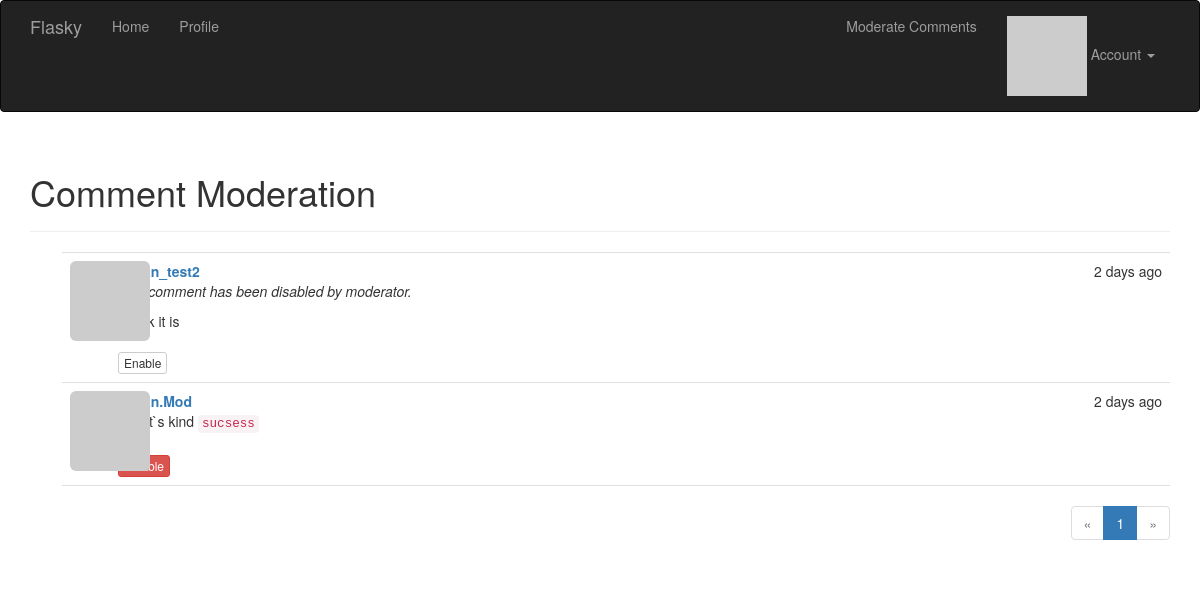
Page /moderate (signed in) on the earlier database version.
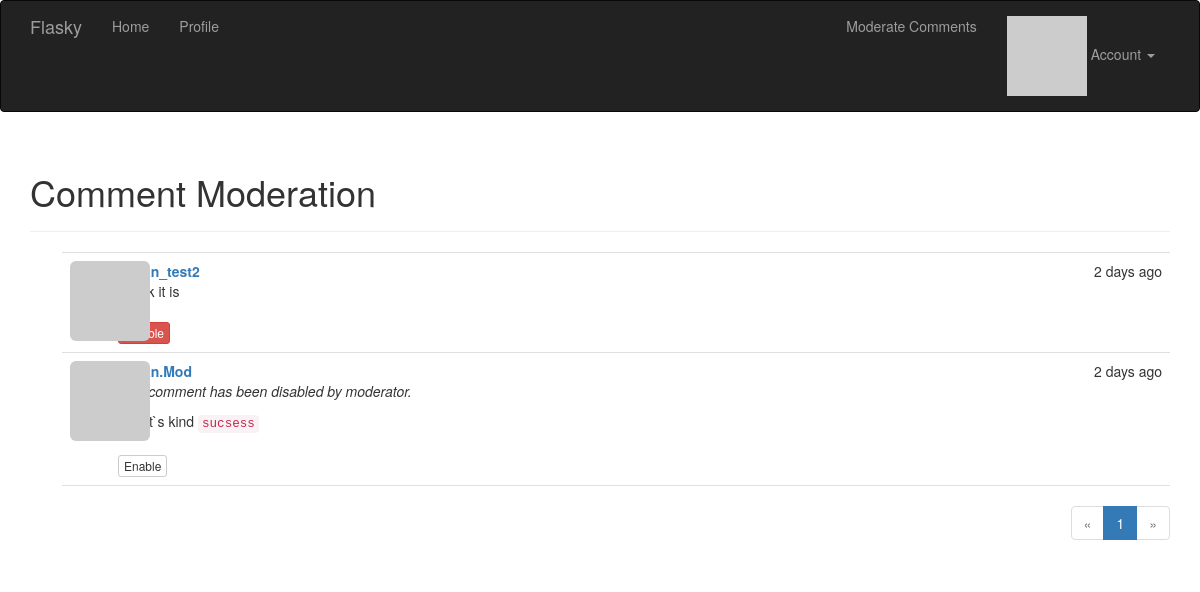
Same page on the later database version.
### app/models.py (models this page shows, shortened)
class Comment(db.Model):
	__tablename__ = 'comments'
	id = db.Column(db.Integer, primary_key=True)
	body = db.Column(db.Text)
	body_html = db.Column(db.Text)
	timestamp = db.Column(db.DateTime, index = True, default = datetime.utcnow)
	disabled = db.Column(db.Boolean)
	author_id = db.Column(db.Integer, db.ForeignKey('users.id'))
	post_id = db.Column(db.Integer, db.ForeignKey('posts.id'))

class User(UserMixin,db.Model):
	__tablename__ = 'users'
	id = db.Column(db.Integer, primary_key = True)
	email = db.Column(db.String(64),unique = True, index = True)
	username = db.Column(db.String(64), unique = True, index = True)
	role_id = db.Column(db.Integer, db.ForeignKey('roles.id'))
	password_hash = db.Column(db.String(128))
	confirmed = db.Column(db.Boolean, default = False)
	name = db.Column(db.String(64))
	location = db.Column(db.String(64))
	about_me = db.Column(db.Text())				#the different about Text() and String() is  Text don`t have to set Maximun length
	member_since = db.Column(db.DateTime(), default = datetime.utcnow)
	last_seen = db.Column(db.DateTime(), default = datetime.utcnow)
	avatar_hash = db.Column(db.String(32))
	posts = db.relationship('Post',backref = 'author', lazy = 'dynamic')
	followed = db.relationship('Follow',
								foreign_keys = [Follow.follower_id],
								backref = db.backref('follower', lazy = 'joined'),
								lazy = 'dynamic',
								cascade = 'all, delete-orphan')
	followers = db.relationship('Follow',
								foreign_keys = [Follow.followed_id],
								backref = db.backref('followed', lazy = 'joined'),
								lazy = 'dynamic',
								cascade = 'all, delete-orphan')
	comments = db.relationship('Comment', backref = 'author', lazy = 'dynamic')
	@property
	def password(self):
		raise AttributeError('password is not readable attribute')
	def gravatar(self, size=100, default = 'identicon', ratting = 'g'):
		if request.is_secure:
			url = 'http://secure.gravatar.com/avatar'
		else:
			url = 'http://www.gravatar.com/avatar'
		hash = hashlib.md5(self.email.encode('utf-8')).hexdigest()
		return '{url}/{hash}?s={size}&d={default}&r={ratting}'.format(
			url = url, hash = hash, size = size, default = default,ratting = ratting)
	def can(self, permissions):
		return self.role is not None and (self.role.permissions & permissions) == permissions
	def ping(self):
		self.last_seen = datetime.utcnow()
		db.session.add(self)

### app/main/views.py (the view)
@main.route('/moderate')
@login_required
@permission_required(Permission.MODERATE_COMMENTS)
def moderate():
	page = request.args.get('page', 1, type = int)
	pagination = Comment.query.order_by(Comment.timestamp.desc()).paginate(
		page, per_page = current_app.config['FLASKY_COMMENTS_PER_PAGE'],
		error_out = False)
	comments = pagination.items
	return render_template('moderate.html', comments = comments,
		pagination = pagination, page = page)

### app/auth/views.py (called while the page is built)
@auth.before_app_request
def before_request():
	if current_user.is_authenticated:
		current_user.ping()
		if not current_user.confirmed and request.endpoint[:5] != 'auth.' and request.endpoint != 'static':
			return redirect(url_for('auth.unconfirmed'))

### app/main/__init__.py (called while the page is built)
@main.app_context_processor
def inject_permission():
	return dict(Permission = Permission)

### app/models.py (called while the page is built)
@login_manager.user_loader
def load_user(user_id):
	return User.query.get(int(user_id))

### app/templates/moderate.html (shortened to what this page needs)
{% extends "base.html" %}
{% import "_macros.html" as macros %}
{% block page_content %}
<div class="page-header">
	<h1>Comment Moderation</h1>
</div>
{% set moderate = True %}
{% include '_comments.html' %}
{% if pagination %}
<div class="pagination">
	{{ macros.pagination_widget(pagination, '.moderate') }}
</div>
{% endif %}
{% endblock %}

### app/templates/base.html (shortened to what this page needs)
{% extends "bootstrap/base.html" %}
{% block head %}
{{ super() }}
<link rel="stylesheet" type="text/css" href="{{ url_for('static', filename='styles.css') }}">
{% endblock %}
{% block navbar %}
<div class="navbar navbar-inverse" role="navigation">
    <div class="container">
        <div class="navbar-header">
            <a class="navbar-brand" href="{{ url_for('main.index') }}">Flasky</a>
        </div>
        <div class="navbar-collapse collapse">
            <ul class="nav navbar-nav">
                <li><a href="{{ url_for('main.index') }}">Home</a></li>
                {% if current_user.is_authenticated %}
                <li><a href="{{ url_for('main.user', username = current_user.username) }}">Profile</a></li>
                {% endif %}
            </ul>
            <ul class="nav navbar-nav navbar-right">
                {% if current_user.can(Permission.MODERATE_COMMENTS) %}
                <li><a href="{{ url_for('main.moderate') }}">Moderate Comments</a></li>
                {% endif %}
                {% if current_user.is_authenticated %}
                <li class="dropdown">
                    <a href="#" class="dropdown-toggle" data-toggle="dropdown">
                    	<img src="{{ current_user.gravatar(size=18) }}">
                    	Account <b class="caret"></b>
                    </a>
                </li>
                {% else %}
                <li><a href="{{ url_for('auth.login') }}">Log In</a></li>
                {% endif %}
            </ul>
        </div>
    </div>
</div>
{% endblock %}
{% block content %}
<div class="container">
    {% block page_content %}{% endblock %}
</div>
{% endblock %}

### app/templates/_macros.html
{% macro pagination_widget(pagination, endpoint, fragment='') %}
<ul class="pagination">
    <li{% if not pagination.has_prev %} class="disabled"{% endif %}>
        <a href="{% if pagination.has_prev %}{{ url_for(endpoint, page=pagination.prev_num, **kwargs) }}{{ fragment }}{% else %}#{% endif %}">
            &laquo;
        </a>
    </li>
    {% for p in pagination.iter_pages() %}
        {% if p %}
            {% if p == pagination.page %}
            <li class="active">
                <a href="{{ url_for(endpoint, page = p, **kwargs) }}{{ fragment }}">{{ p }}</a>
            </li>
            {% else %}
            <li>
                <a href="{{ url_for(endpoint, page = p, **kwargs) }}{{ fragment }}">{{ p }}</a>
            </li>
            {% endif %}
        {% else %}
        <li class="disabled"><a href="#">&hellip;</a></li>
        {% endif %}
    {% endfor %}
    <li{% if not pagination.has_next %} class="disabled"{% endif %}>
        <a href="{% if pagination.has_next %}{{ url_for(endpoint, page=pagination.next_num, **kwargs) }}{{ fragment }}{% else %}#{% endif %}">
            &raquo;
        </a>
    </li>
</ul>
{% endmacro %}

### app/templates/_comments.html
<ul class="comments">
    {% for comment in comments %}
    <li class="comment">
        <div class="comment-thumbnail">
            <a href="{{ url_for('.user', username=comment.author.username) }}">
                <img class="img-rounded profile-thumbnail" src="{{ comment.author.gravatar(size=40) }}">
            </a>
        </div>
        <div class="comment-content">
            <div class="comment-date">{{ moment(comment.timestamp).fromNow() }}</div>
            <div class="comment-author"><a href="{{ url_for('.user', username=comment.author.username) }}">{{ comment.author.username }}</a></div>
            <div class="comment-body">
                {% if comment.disabled %}
                <p><i>This comment has been disabled by moderator.</i></p>
                {% endif %}
                {% if moderate or not comment.disabled %}
                    {% if comment.body_html %}
                        {{ comment.body_html | safe }}
                    {% else %}
                        {{ comment.body }}
                    {% endif %}
                {% endif %}
            </div>
            {% if moderate %}
                <br>
                {% if comment.disabled %}
                <a class="btn btn-default btn-xs" href="{{ url_for('.moderate_enable',id = comment.id, page = page) }}">Enable</a>
                {% else %}
                <a class="btn btn-danger btn-xs" href="{{ url_for('.moderate_disable',id = comment.id, page = page) }}">Disable</a>
                {% endif %}
            {% endif %}
        </div>
    </li>
    {% endfor %}
</ul>

### app/static/styles.css (style rules this page uses)
.profile-thumbnail { position: absolute; }
ul.comments { list-style-type: none; padding: 0px; margin: 16px 0px 0px 0px; }
ul.comments li.comment { margin-left: 32px; padding: 8px; border-bottom: 1px solid #e0e0e0; }
ul.comments li.comment:nth-child(1) { border-top: 1px solid #e0e0e0; }
div.comment-date { float: right; }
div.comment-author { font-weight: bold; }
div.comment-thumbnail { position: absolute; }
div.comment-content { margin-left: 48px; min-height: 48px; }
div.pagination { width: 100%; text-align: right; padding: 0px; margin: 0px; }

Differences in the rows shown:
changed Comment "i think it is": no longer shows "This comment has been disabled by moderator. Enable"
changed Comment "well it`s kind sucsess": now shows "This comment has been disabled by moderator. Enable"
